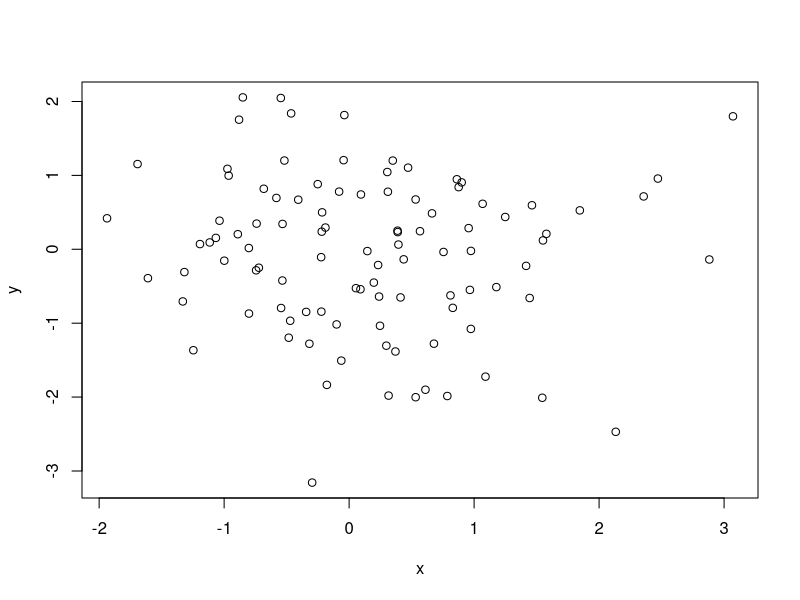

The R source for this figure:
## ---- chunk 1
x <- rnorm(100)
y <- rnorm(100)
plot(x,y)
## ---- chunk 2
summary(x)
## ---- chunk 3
x <- 100
